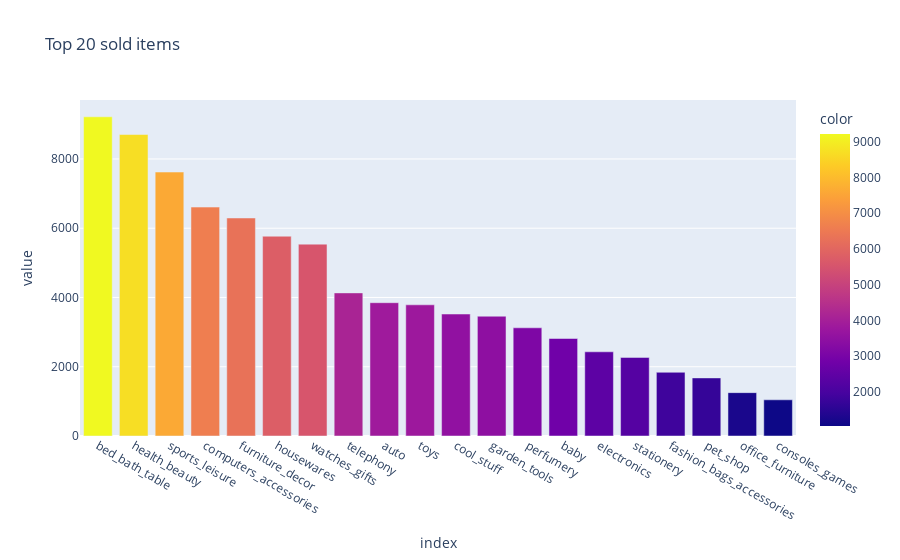

The code cell stored with this chart in its notebook:
### Markdown cell above
#### Let's check the top 20 items sold.

### Code cell
y = df.product_category_name_english.value_counts().nlargest(20)
fig = px.bar(y, color=y, title="Top 20 sold items")
fig.show()

### Figure 1 — Plotly figure (JSON) as saved in the notebook; plotly's stock layout.template omitted (floating-point values rounded to 4 significant figures)
{"data": [{"alignmentgroup": "True", "hovertemplate": "index=%{x}<br>value=%{y}<br>color=%{marker.color}<extra></extra>", "legendgroup": "", "marker": {"color": [9217, 8705, 7622, 6610, 6295, 5769, 5540, 4132, 3849, 3788, 3522, 3459, 3124, 2815, 2431, 2269, 1840, 1677, 1252, 1045], "coloraxis": "coloraxis", "pattern": {"shape": ""}}, "name": "", "offsetgroup": "", "orientation": "v", "showlegend": false, "textposition": "auto", "type": "bar", "x": ["bed_bath_table", "health_beauty", "sports_leisure", "computers_accessories", "furniture_decor", "housewares", "watches_gifts", "telephony", "auto", "toys", "cool_stuff", "garden_tools", "perfumery", "baby", "electronics", "stationery", "fashion_bags_accessories", "pet_shop", "office_furniture", "consoles_games"], "xaxis": "x", "y": [9217, 8705, 7622, 6610, 6295, 5769, 5540, 4132, 3849, 3788, 3522, 3459, 3124, 2815, 2431, 2269, 1840, 1677, 1252, 1045], "yaxis": "y"}], "layout": {"barmode": "relative", "coloraxis": {"colorbar": {"title": {"text": "color"}}, "colorscale": [[0, "#0d0887"], [0.1111, "#46039f"], [0.2222, "#7201a8"], [0.3333, "#9c179e"], [0.4444, "#bd3786"], [0.5556, "#d8576b"], [0.6667, "#ed7953"], [0.7778, "#fb9f3a"], [0.8889, "#fdca26"], [1, "#f0f921"]]}, "legend": {"tracegroupgap": 0}, "title": {"text": "Top 20 sold items"}, "xaxis": {"anchor": "y", "domain": [0, 1], "title": {"text": "index"}}, "yaxis": {"anchor": "x", "domain": [0, 1], "title": {"text": "value"}}}}
